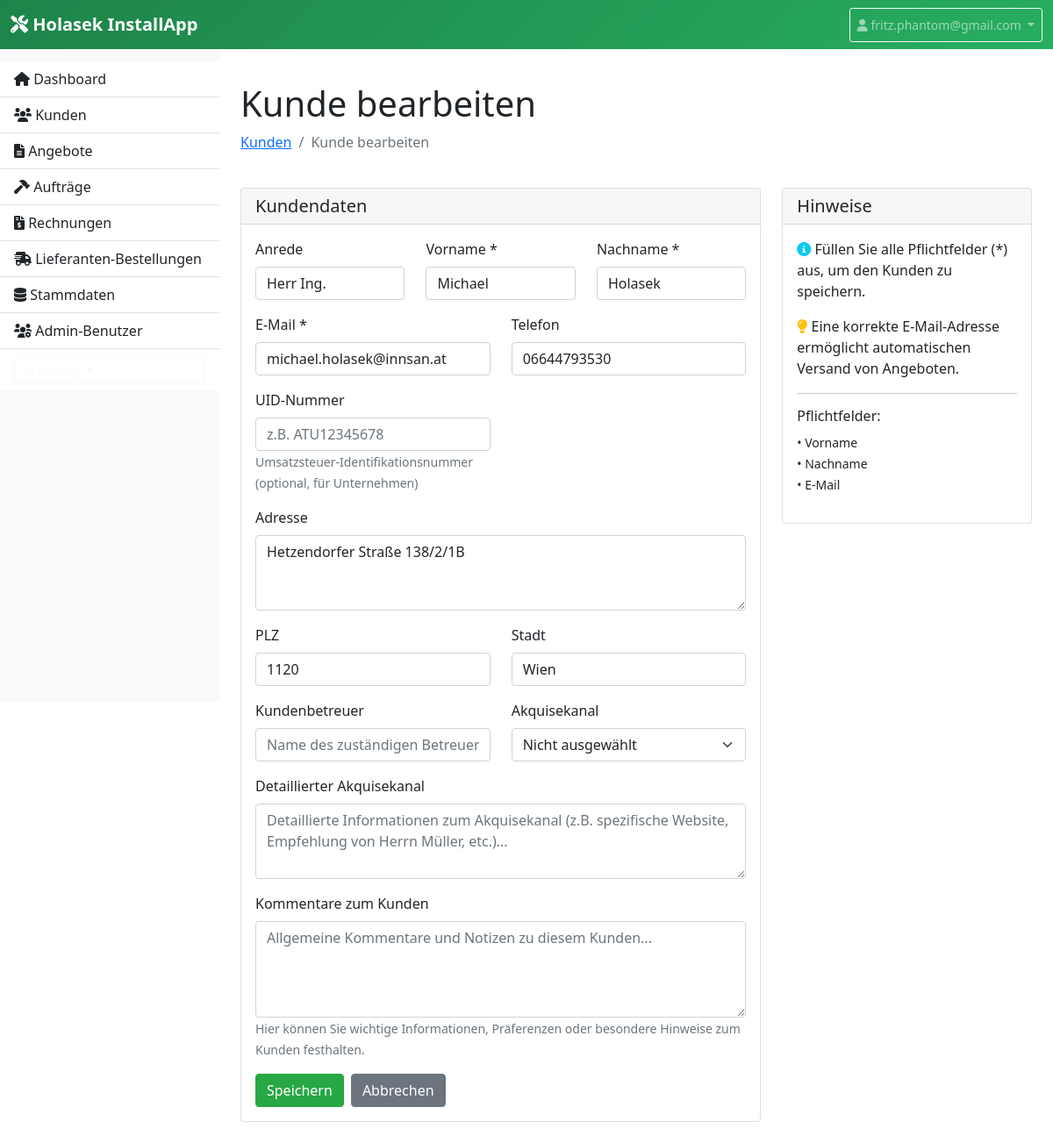
Screenshot of /customer/10/edit (signed in) with the database file from the repository.
### models.py (models this page shows, shortened)
class Customer(db.Model):
    id = db.Column(db.Integer, primary_key=True)
    salutation = db.Column(db.String(100))  # Anrede (optional)
    first_name = db.Column(db.String(100), nullable=False)
    last_name = db.Column(db.String(100), nullable=False)
    email = db.Column(db.String(120), nullable=False)
    phone = db.Column(db.String(20))
    address = db.Column(db.Text)
    city = db.Column(db.String(100))
    postal_code = db.Column(db.String(10))
    uid_number = db.Column(db.String(20))  # UID-Nummer (optional)
    customer_manager = db.Column(db.String(100))  # Kundenbetreuer (optional)
    acquisition_channel_id = db.Column(db.Integer, db.ForeignKey('acquisition_channel.id'))  # Akquisekanal
    detailed_acquisition_channel = db.Column(db.Text)  # Detaillierter Akquisekanal (Textfeld)
    status = db.Column(db.String(50), default='1. Termin vereinbaren')  # Status im Workflow
    appointment_date = db.Column(db.Date)  # Datum des 1. Termins
    appointment_notes = db.Column(db.Text)  # Notizen zum 1. Termin
    second_appointment_date = db.Column(db.Date)  # Datum des 2. Termins
    second_appointment_notes = db.Column(db.Text)  # Notizen zum 2. Termin
    comments = db.Column(db.Text)  # Allgemeine Kommentare zum Kunden
    created_at = db.Column(db.DateTime, default=datetime.utcnow)
    quotes = db.relationship('Quote', backref='customer', lazy=True)
    acquisition_channel = db.relationship('AcquisitionChannel', backref='customers')

### app.py (the view, shortened to what this page needs)
    @app.route('/customer/<int:id>/edit', methods=['GET', 'POST'])
    @login_required
    def edit_customer(id):
        customer = Customer.query.get_or_404(id)
        form = CustomerForm(obj=customer)
        acquisition_channels = AcquisitionChannel.query.filter_by(is_active=True).all()
        form.acquisition_channel.choices = [(0, 'Nicht ausgewählt')] + [(c.id, c.name) for c in acquisition_channels]
        if customer.acquisition_channel_id:
            form.acquisition_channel.data = customer.acquisition_channel_id
        else:
            form.acquisition_channel.data = 0
        return render_template('customer_form.html', form=form, title='Kunde bearbeiten', customer=customer)

### forms.py
class CustomerForm(FlaskForm):
    salutation = StringField('Anrede', validators=[Optional()])
    first_name = StringField('Vorname *', validators=[DataRequired()])
    last_name = StringField('Nachname *', validators=[DataRequired()])
    email = StringField('E-Mail *', validators=[DataRequired(), Email()])
    phone = StringField('Telefon', validators=[Optional()])
    uid_number = StringField('UID-Nummer', validators=[Optional()])
    address = TextAreaField('Adresse', validators=[Optional()])
    city = StringField('Stadt', validators=[Optional()])
    postal_code = StringField('PLZ', validators=[Optional()])
    customer_manager = StringField('Kundenbetreuer', validators=[Optional()])
    acquisition_channel = SelectField('Akquisekanal', coerce=int, validators=[Optional()])
    detailed_acquisition_channel = TextAreaField('Detaillierter Akquisekanal', validators=[Optional()])
    comments = TextAreaField('Kommentare zum Kunden', validators=[Optional()])
    submit = SubmitField('Speichern')

### app.py (called while the page is built)
def login_required(login_function):
    from functools import wraps
    @wraps(login_function)
    def login_decorated_function(*args, **kwargs):
        if 'login_admin_id' not in session:
            return redirect(url_for('login'))
        return login_function(*args, **kwargs)
    return login_decorated_function

### templates/customer_form.html (shortened to what this page needs)
{% extends "base.html" %}
{% block content %}
<div class="row">
    <div class="col-12 mb-4">
        <h1>{{ title }}</h1>
        <nav aria-label="breadcrumb">
            <ol class="breadcrumb">
                <li class="breadcrumb-item"><a href="{{ url_for('customers') }}">Kunden</a></li>
                <li class="breadcrumb-item active">{{ title }}</li>
            </ol>
        </nav>
    </div>
</div>
<div class="row">
    <div class="col-lg-8">
        <div class="card">
            <div class="card-header">
                <h5 class="card-title mb-0">Kundendaten</h5>
            </div>
            <div class="card-body">
                <form method="POST">
                    <div class="row">
                        <div class="col-md-4 mb-3">
                            {{ form.salutation.label(class="form-label") }}
                            {{ form.salutation(class="form-control", placeholder="z.B. Herr, Frau, Dr.") }}
                        </div>
                        <div class="col-md-4 mb-3">
                            {{ form.first_name.label(class="form-label") }}
                            {{ form.first_name(class="form-control") }}
                        </div>
                        <div class="col-md-4 mb-3">
                            {{ form.last_name.label(class="form-label") }}
                            {{ form.last_name(class="form-control") }}
                        </div>
                    </div>
                    <div class="row">
                        <div class="col-md-6 mb-3">
                            {{ form.email.label(class="form-label") }}
                            {{ form.email(class="form-control") }}
                        </div>
                        <div class="col-md-6 mb-3">
                            {{ form.phone.label(class="form-label") }}
                            {{ form.phone(class="form-control") }}
                        </div>
                    </div>
                    <div class="row">
                        <div class="col-md-6 mb-3">
                            {{ form.uid_number.label(class="form-label") }}
                            {{ form.uid_number(class="form-control", placeholder="z.B. ATU12345678") }}
                            <small class="form-text text-muted">
                                Umsatzsteuer-Identifikationsnummer (optional, für Unternehmen)
                            </small>
                        </div>
                        <div class="col-md-6 mb-3">
                        </div>
                    </div>
                    <div class="mb-3">
                        {{ form.address.label(class="form-label") }}
                        {{ form.address(class="form-control", rows="3") }}
                    </div>
                    <div class="row">
                        <div class="col-md-6 mb-3">
                            {{ form.postal_code.label(class="form-label") }}
                            {{ form.postal_code(class="form-control") }}
                        </div>
                        <div class="col-md-6 mb-3">
                            {{ form.city.label(class="form-label") }}
                            {{ form.city(class="form-control") }}
                        </div>
                    </div>
                    <div class="row">
                        <div class="col-md-6 mb-3">
                            {{ form.customer_manager.label(class="form-label") }}
                            {{ form.customer_manager(class="form-control", placeholder="Name des zuständigen Betreuers") }}
                        </div>
                        <div class="col-md-6 mb-3">
                            {{ form.acquisition_channel.label(class="form-label") }}
                            {{ form.acquisition_channel(class="form-select") }}
                        </div>
                    </div>
                    <div class="mb-3">
                        {{ form.detailed_acquisition_channel.label(class="form-label") }}
                        {{ form.detailed_acquisition_channel(class="form-control", rows="3", placeholder="Detaillierte Informationen zum Akquisekanal (z.B. spezifische Website, Empfehlung von Herrn Müller, etc.)...") }}
                    </div>
                    <div class="mb-3">
                        {{ form.comments.label(class="form-label") }}
                        {{ form.comments(class="form-control", rows="4", placeholder="Allgemeine Kommentare und Notizen zu diesem Kunden...") }}
                        <small class="form-text text-muted">
                            Hier können Sie wichtige Informationen, Präferenzen oder besondere Hinweise zum Kunden festhalten.
                        </small>
                    </div>
                    <div class="d-flex gap-2">
                        {{ form.submit(class="btn btn-primary") }}
                        <a href="{{ url_for('customers') }}" class="btn btn-secondary">Abbrechen</a>
                    </div>
                </form>
            </div>
        </div>
    </div>
    <div class="col-lg-4">
        <div class="card">
            <div class="card-header">
                <h5 class="card-title mb-0">Hinweise</h5>
            </div>
            <div class="card-body">
                <p class="card-text">
                    <i class="fas fa-info-circle text-info"></i>
                    Füllen Sie alle Pflichtfelder (*) aus, um den Kunden zu speichern.
                </p>
                <p class="card-text">
                    <i class="fas fa-lightbulb text-warning"></i>
                    Eine korrekte E-Mail-Adresse ermöglicht automatischen Versand von Angeboten.
                </p>
                <hr>
                <h6>Pflichtfelder:</h6>
                <ul class="list-unstyled">
                    <li><small>• Vorname</small></li>
                    <li><small>• Nachname</small></li>
                    <li><small>• E-Mail</small></li>
                </ul>
            </div>
        </div>
    </div>
</div>
{% endblock %}

### templates/base.html (style rules this page uses)
.btn-primary { background-color: #28a745; border-color: #28a745; }

### rows the page displays
Customer: salutation "Herr Ing.", first_name "Michael", last_name "Holasek", email "michael.holasek@innsan.at", phone "06644793530", address "Hetzendorfer Straße 138/2/1B", postal_code "1120", city "Wien", acquisition_channel "Nicht ausgewählt"

### other values shown
{{ session.login_admin_username }} "fritz.phantom@gmail.com"
{{ title }} "Kunde bearbeiten"
